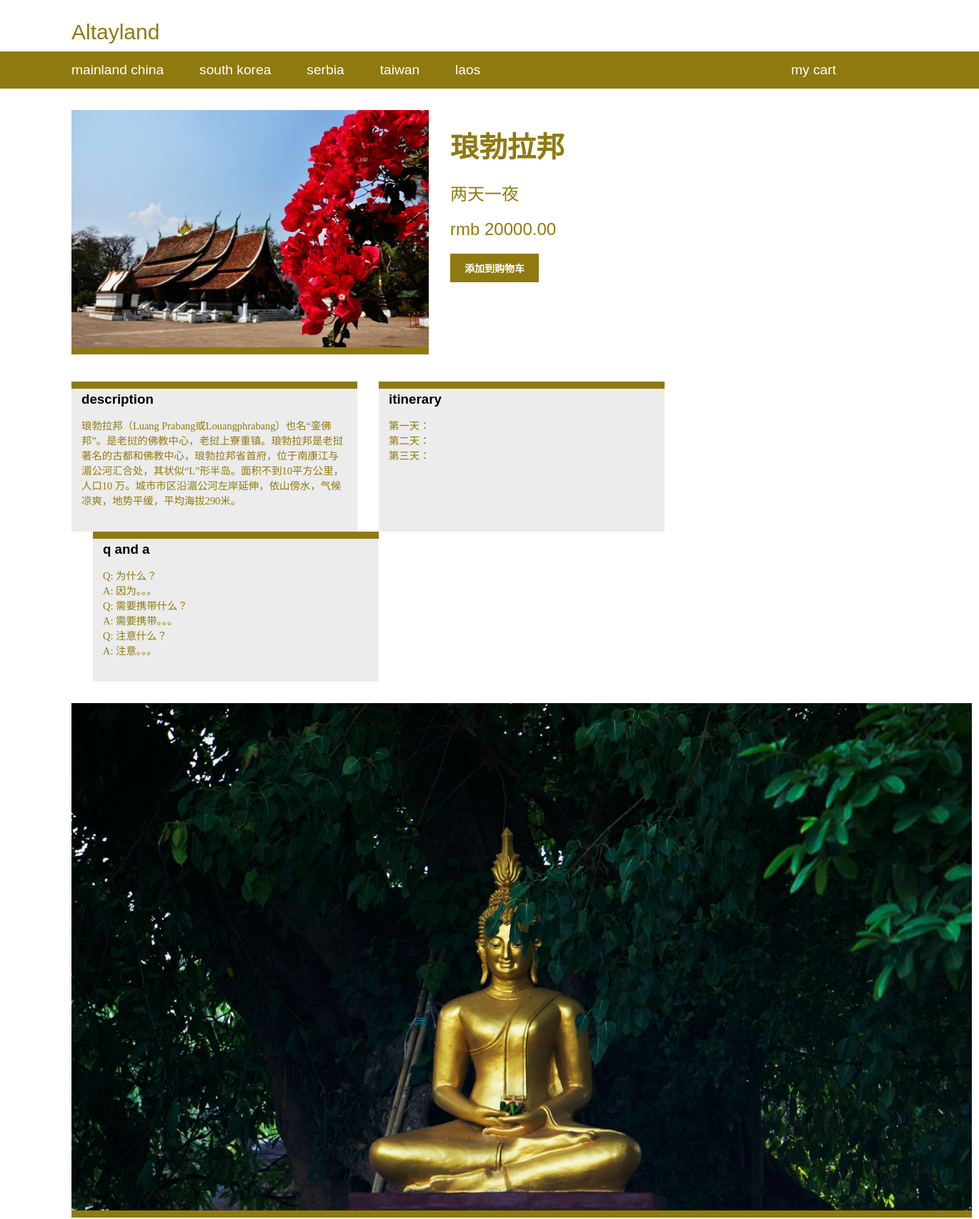
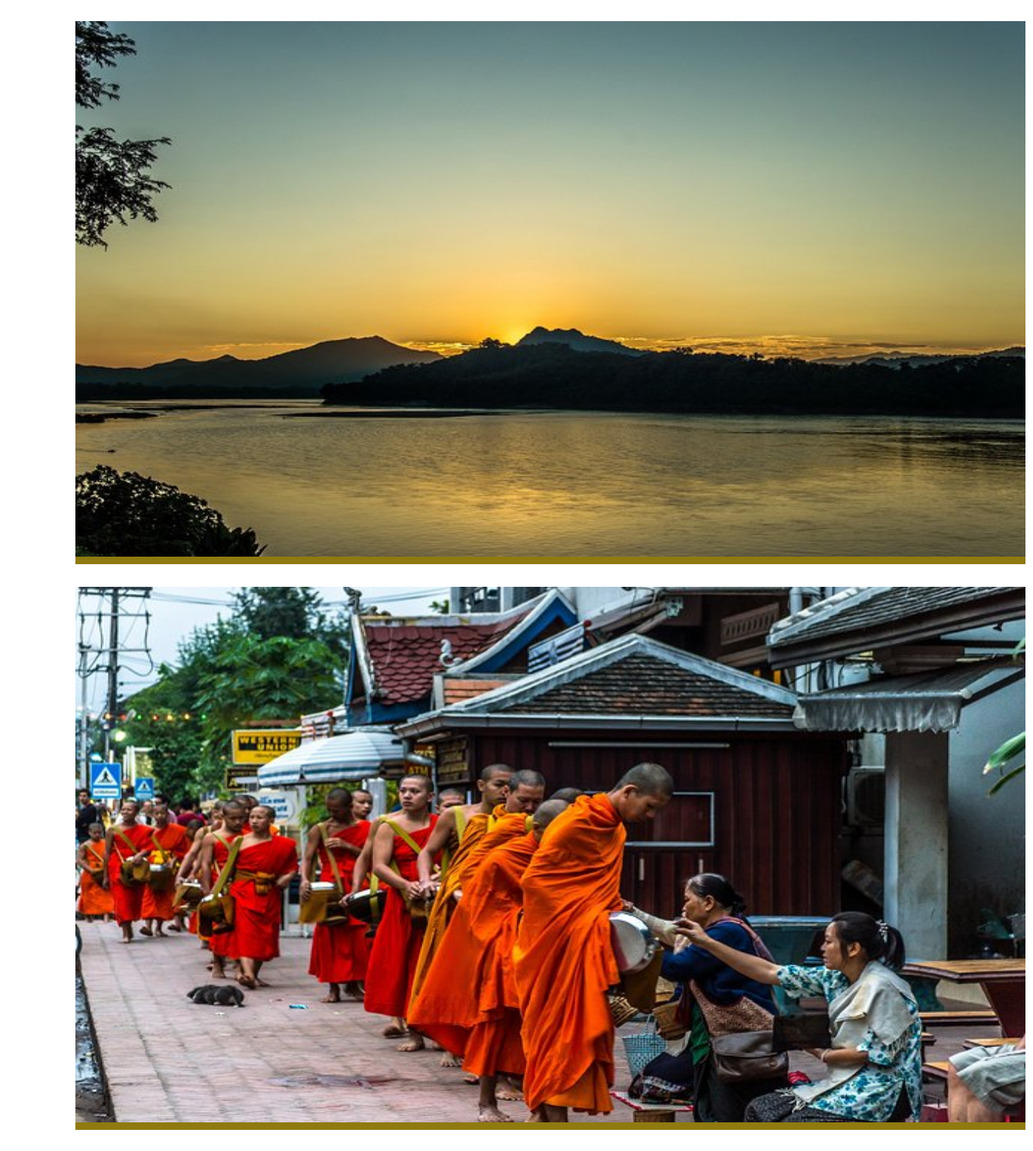
Page /2/luang-prabang/ (upper part) on the committed database (2 pictures, top to bottom).
### shop/models.py (models this page shows, shortened)
class Product(models.Model):
    name = models.CharField(max_length=300, db_index=True)
    slug = models.SlugField(max_length=320, db_index=True)
    price = models.DecimalField(max_digits=10, decimal_places=2)
    period = models.CharField(max_length=25)                                        # 旅行時間
    main_image = models.ImageField(upload_to='products/main')                   # 顯示產品主要圖片（只顯示1張）
    available = models.BooleanField(default=True)
    created = models.DateTimeField(auto_now_add=True)
    update = models.DateTimeField(auto_now=True)
    category = models.ForeignKey(Category, related_name='products')
    description = models.TextField()
    itinerary = models.TextField()                                                  # 旅行路線
    q_and_a = models.TextField(blank=True)                                          # 常見問題Q&A
    class Meta:
        ordering = ('name',)
        index_together = (('id', 'slug'), )

class ProductImage(models.Model):
    product = models.ForeignKey(Product, related_name='images')                     # 每一個產品可以有多張其他的圖片
    image = models.ImageField(upload_to='products/detail', blank=True)     # 可以用於顯示產品的詳細圖片

### shop/views.py (the view)
# urls.py: url(r'^(?P<id>\d+)/(?P<slug>[-\w]+)/$', views.product_detail, name='product_detail'),
def product_detail(request, id, slug):
    product = get_object_or_404(Product, id=id, slug=slug, available=True)
    cart_product_form = CartAddProductForm()
    return render(request, 'shop/product/detail.html', {'product':product, 'cart_product_form':cart_product_form})

### mycart/forms.py
class CartAddProductForm(forms.Form):
    quantity = forms.TypedChoiceField(choices=PRODUCT_QUANTITY_CHOICES, coerce=int)
    update = forms.BooleanField(required=False, initial=False, widget=forms.HiddenInput)

### shop/templates/shop/product/detail.html (shortened to what this page needs)
{% extends 'shop/base.html' %}
{% block content %}
    <div id="main">
        <div id="main-pic">
            <img src="{{ product.main_image.url }}">
        </div>
        <div id="middle-part">
            <div id="product-name">{{ product.name }}</div>
            <div id="product-period">{{ product.period }}</div>
            <div id="product-price">rmb {{ product.price }}</div>
            <form action="{% url 'mycart:cart_add' product.id %}" method="post">
				<div id="selectbar">
					<input type='submit' id="addToCart" value='添加到购物车'>
				</div>
            </form>
        </div>
    </div>
    <div id="text-detail">
       <div class="info-box" id="description">
           <h3>description</h3>
           <p>{{ product.description|linebreaks }}</p>
       </div>
       <div class="info-box" id="itinerary">
           <h3>itinerary</h3>
           <p>{{ product.itinerary|linebreaks }}</p>
       </div>
       <div class="info-box" id="q_and_a">
           <h3>q and a</h3>
           <p>{{ product.q_and_a|linebreaks }}</p>
       </div>
    </div>
    <div id="pic-detail">
        {% for pic in product.images.all %}
            <img src="{{ pic.image.url }}">
        {% endfor %}
    </div>
{% endblock %}

### shop/static/css/base.css (style rules this page uses)
body { margin: 0; padding: 0; font-family: DaxCompact-Regular, Ubuntu, consolas, sans-serif; color: rgb(143, 122, 16); }
#main { padding: 30px 100px; height: 350px; }
#main #main-pic { float: left; padding-right: 30px; }
#main #main-pic img { width: 500px; margin-bottom: 3px; border-bottom: solid 10px rgb(143, 122, 16); }
#main #middle-part { float: left; width: 300px; height: 350px; }
#main #middle-part #product-name, h1 { font-family: 明兰_Mono, Ubuntu, sans-serif; font-size: 2.5em; padding-top: 20px; font-weight: bold; }
#main #middle-part #product-period { font-family: Ubuntu, sans-serif; font-size: 1.5em; padding-top: 20px; }
#main #middle-part #product-price { font-family: Ubuntu, sans-serif; font-size: 1.5em; padding-top: 20px; padding-bottom: 20px; }
#text-detail { padding: 0px 100px; }
#text-detail .info-box { width: 400px; height: 200px; float: left; border-top: solid 10px rgb(143, 122, 16); background: #ececec; overflow: auto; }
#text-detail #itinerary { margin-left: 30px; }
#text-detail #q_and_a { margin-left: 30px; }
#text-detail .info-box h3 { margin: 4px 14px 14px 14px; color: black; font-family: DaxCompact-Regular, Ubuntu, consolas, sans-serif; }
#text-detail .info-box p { margin: 4px 14px 14px 14px; font-size: 0.9em; font-family: "冬青黑体简体中文 W3" ; }
#pic-detail img { margin-left: 100px; margin-top: 30px; border-bottom: solid 10px rgb(143, 122, 16); width: 1260px; height: 710px; }
input, textarea { clear: both; margin: 0 0 10px; background: #efefef; border: 0; padding: 6px 10px; font-size: 14px; }
input[type=submit], .button { font-weight: bold; background: rgb(143, 122, 16); color: #fff; padding: 10px 20px; font-size: 14px; text-transform: uppercase; }

### rows in the picture
Product: main_image (picture), name "琅勃拉邦", period "两天一夜", price "20000.00", description "琅勃拉邦（Luang Prabang或Louangphrabang）也名“銮佛邦”。是老挝的佛教中心，老挝上寮重镇。琅勃拉邦是老挝著名的古都和佛教中心，琅勃拉邦省首府，位于南康江与湄公河汇合处，其状似“L”形半岛。面积不到10平方公里，人口10 万。城市市区沿湄公河左岸延伸，依山傍水，气候凉爽，地势平缓，平均海拔290米。", itinerary "第一天： 第二天： 第三天：", q_and_a "Q: 为什么？ A: 因为。。。 Q: 需要携带什么？ A: 需要携带。。。 Q: 注意什么？ A: 注意。。。"
ProductImage: image (picture)
ProductImage: image (picture)
ProductImage: image (picture)
